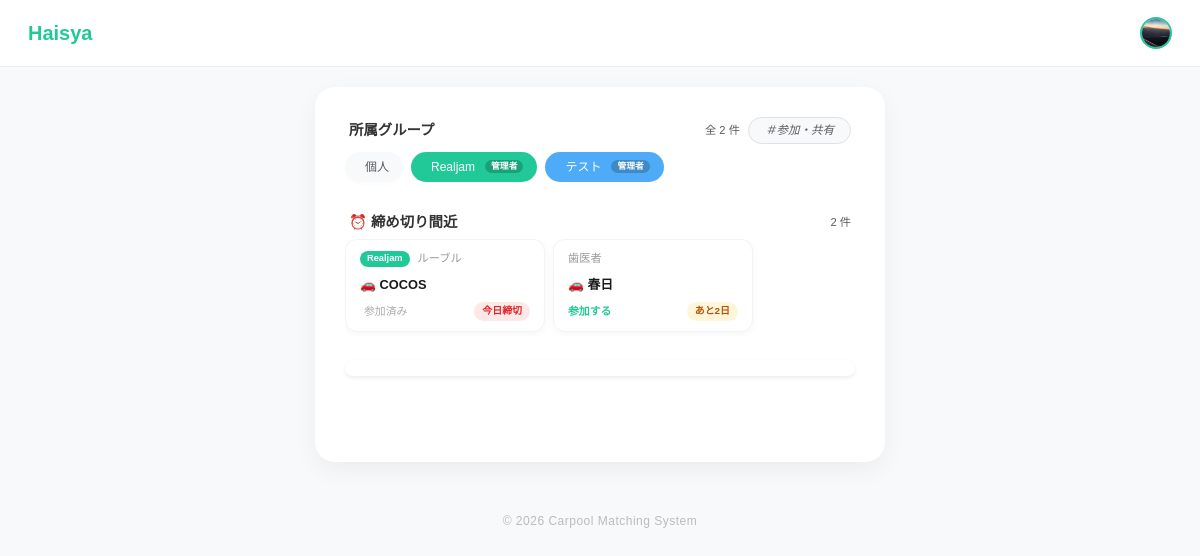
The page / (signed in) on the database its author committed.
### app/models/user.py (models this page shows, shortened)
class User(db.Model, UserMixin):
    __tablename__ = "users"
    id = db.Column(db.Integer, primary_key=True)
    username = db.Column(db.String(50), unique=True, nullable=False)
    password = db.Column(db.String(200), nullable=False)
    display_name = db.Column(db.String(50))
    icon = db.Column(db.String(200), default="default.png")
    genre = db.Column(db.String(50))  # 所属ジャンル
    age = db.Column(db.Integer)
    line_url = db.Column(db.String(200), nullable=True)
    insta_url = db.Column(db.String(200), nullable=True)

### app/models/group.py (models this page shows, shortened)
class GroupMember(db.Model):
    __tablename__ = 'group_members'
    user_id = db.Column(db.Integer, db.ForeignKey('users.id'), primary_key=True)
    group_id = db.Column(db.Integer, db.ForeignKey('groups.id'), primary_key=True)
    joined_at = db.Column(db.DateTime, default=datetime.utcnow)
    role = db.Column(db.String(20), default='member')
    group = db.relationship('Group', backref=db.backref('membership_list', lazy='dynamic', cascade="all, delete-orphan"))
    user = db.relationship('User', backref=db.backref('group_memberships', lazy='dynamic'))

class Group(db.Model):
    __tablename__ = 'groups'
    id = db.Column(db.Integer, primary_key=True)
    name = db.Column(db.String(100), nullable=False)
    invite_code = db.Column(db.String(10), unique=True, nullable=False, index=True)
    created_at = db.Column(db.DateTime, default=datetime.utcnow)
    color = db.Column(db.String(7), default='#20c997')  # ← これがあるか？
    events = db.relationship('Event', backref='group', lazy=True, cascade="all, delete-orphan")

### app/models/room.py (models this page shows, shortened)
class Room(db.Model):
    __tablename__ = "rooms"
    id = db.Column(db.Integer, primary_key=True)
    name = db.Column(db.String(200), nullable=False)
    description = db.Column(db.Text)
    sections = db.Column(db.Integer, default=1)
    event_id = db.Column(db.Integer, db.ForeignKey("events.id"), nullable=False)
    created_by = db.Column(db.Integer, db.ForeignKey("users.id"), nullable=False)
    deadline = db.Column(db.DateTime)
    matching_method = db.Column(db.String(50), default="default")
    created_at = db.Column(db.DateTime, default=datetime.utcnow)
    entries = db.relationship("Entry", backref="room", lazy=True, cascade="all, delete-orphan")

### app/models/event.py (models this page shows, shortened)
class Event(db.Model):
    __tablename__ = 'events'
    id = db.Column(db.Integer, primary_key=True)
    title = db.Column(db.String(100), nullable=False)
    group_id = db.Column(db.Integer, db.ForeignKey('groups.id'), nullable=True)
    location = db.Column(db.String(200))
    start_time = db.Column(db.DateTime, nullable=False)
    end_time = db.Column(db.DateTime)
    join_code = db.Column(db.String(10), unique=True, nullable=False)
    description = db.Column(db.Text, nullable=True)
    needs_car = db.Column(db.Boolean, default=True)
    created_by = db.Column(db.Integer, db.ForeignKey('users.id'), nullable=False)
    created_at = db.Column(db.DateTime, default=datetime.utcnow)
    creator = db.relationship("User", backref=db.backref("created_events", lazy=True))
    rooms = db.relationship(
        "Room",
        backref="event",
        lazy=True,
        cascade="all, delete-orphan"
    )

### app/__init__.py (the view)
    @app.route("/")
    def index():
        from flask import render_template
        from flask_login import current_user
        from .models.group import GroupMember
        from .models.room import Room
        from .models.event import Event
        from .models.entry import Entry
        from datetime import datetime, timedelta
        from sqlalchemy.orm import joinedload
        if not current_user.is_authenticated:
            return render_template("home.html", my_groups=[], deadline_rooms=[])
        my_group_memberships = GroupMember.query.filter_by(user_id=current_user.id).all()
        my_group_ids = [gm.group_id for gm in my_group_memberships]
        now = datetime.utcnow()
        soon = now + timedelta(days=7)
        deadline_rooms = Room.query.join(Event).options(
            joinedload(Room.event),
            joinedload(Room.entries)
        ).filter(
            (Event.group_id.in_(my_group_ids)) | (Event.created_by == current_user.id),
            Room.deadline != None,
            Room.deadline >= now,
            Room.deadline <= soon
        ).order_by(Room.deadline.asc()).all()
        my_entry_room_ids = {e.room_id for e in Entry.query.filter_by(user_id=current_user.id).all()}
        return render_template(
            "home.html",
            my_groups=my_group_memberships,
            deadline_rooms=deadline_rooms,
            my_entry_room_ids=my_entry_room_ids,
            now=now,
        )

### app/models/user.py (called while the page is built)
@login_manager.user_loader
def load_user(user_id):
    return User.query.get(int(user_id))

### app/templates/home.html (shortened to what this page needs)
{% extends "layout.html" %}
{% block content %}
{% from 'macros/avatar.html' import avatar %}
<div class="mb-4">
    <div class="d-flex justify-content-between align-items-center mb-2 px-1">
        <h6 class="fw-bold mb-0" style="font-size: 0.9rem;">所属グループ</h6>
        <div class="d-flex align-items-center gap-2">
            <span class="text-muted" style="font-size: 0.7rem;">全 {{ my_groups|length if my_groups else 0 }} 件</span>
            <a href="{{ url_for('events.join_by_code') }}"
               class="btn btn-sm btn-light border rounded-pill px-3 text-muted d-flex align-items-center gap-1"
               style="font-size: 0.72rem; padding-top: 4px; padding-bottom: 4px;">
                <i class="bi bi-hash">＃参加・共有</i>
            </a>
        </div>
    </div>
    <div class="d-flex gap-2 overflow-auto pb-2" style="white-space: nowrap; scrollbar-width: none;">
        <div class="group-badge bg-light border-0 text-muted">
             個人
        </div>
        {% if my_groups %}
            {% for gm in my_groups %}
            <a href="{{ url_for('events.group_detail', group_id=gm.group.id) }}" class="text-decoration-none">
                <div class="group-badge border-0" style="background: {{ gm.group.color }}; color: white;">
                    <span class="me-1">{{ gm.group.name }}</span>
                    {% if gm.role == 'admin' %}
                        <span class="badge rounded-pill border-0" style="background: rgba(0,0,0,0.2); font-size: 0.55rem; padding: 2px 6px;">管理者</span>
                    {% endif %}
                </div>
            </a>
            {% endfor %}
        {% endif %}
    </div>
</div>
{% if deadline_rooms %}
<div class="mb-4">
    <div class="d-flex justify-content-between align-items-center mb-2 px-1">
        <h6 class="fw-bold mb-0" style="font-size: 0.9rem;">⏰ 締め切り間近</h6>
        <span class="text-muted" style="font-size: 0.7rem;">{{ deadline_rooms|length }} 件</span>
    </div>
    <div class="d-flex gap-2 overflow-auto pb-1" style="scrollbar-width: none;">
        {% for room in deadline_rooms %}
        {% set days_left = ((room.deadline - now).days) if room.deadline else 0 %}
        <a href="{{ url_for('rooms.room_detail', room_id=room.id) }}" class="text-decoration-none flex-shrink-0">
            <div class="deadline-room-card">
                <div class="d-flex align-items-center gap-2 mb-2">
                    {% if room.event.group %}
                    <span class="deadline-group-badge" style="background: {{ room.event.group.color }};">
                        {{ room.event.group.name }}
                    </span>
                    {% endif %}
                    <span class="deadline-event-name text-truncate">{{ room.event.title }}</span>
                </div>
                <div class="deadline-room-name mb-2">🚗 {{ room.name }}</div>
                <div class="d-flex justify-content-between align-items-center">
                    {% if room.id in my_entry_room_ids %}
                    <span class="deadline-status-joined">参加済み</span>
                    {% else %}
                    <span class="deadline-status-join">参加する </span>
                    {% endif %}
                    <span class="deadline-days {% if days_left <= 1 %}deadline-urgent{% elif days_left <= 3 %}deadline-soon{% endif %}">
                        {% if days_left == 0 %}今日締切{% elif days_left == 1 %}明日締切{% else %}あと{{ days_left }}日{% endif %}
                    </span>
                </div>
            </div>
        </a>
        {% endfor %}
    </div>
</div>
{% endif %}
<div id="calendar" class="mb-3 shadow-sm rounded-4 p-2 bg-white"></div>
<div class="page-bottom-spacer"></div>
<div class="day-sheet-overlay" id="daySheetOverlay"></div>
{% endblock %}

### app/templates/layout.html (shortened to what this page needs)
<!DOCTYPE html>
<html lang="ja">
<head>
    <link href="https://cdn.jsdelivr.net/npm/bootstrap@5.3.3/dist/css/bootstrap.min.css" rel="stylesheet">
    <link rel="stylesheet" href="{{ url_for('static', filename='main.css') }}">
</head>
<body>
<nav class="navbar navbar-walica sticky-top">
    <div class="container-fluid d-flex align-items-center">
        <a class="navbar-brand" href="/">Haisya</a>
        <div class="ms-auto d-flex align-items-center">
            {% if current_user.is_authenticated %}
                {% set has_icon = current_user.icon and current_user.icon != 'default.png' %}
                <div class="dropdown ms-3">
                    <button class="btn p-0 border-0 bg-transparent" type="button"
                            data-bs-toggle="dropdown" aria-expanded="false">
                        {% if has_icon %}
                        <img src="{{ url_for('static', filename=current_user.icon) }}"
                            alt="プロフィール"
                            class="rounded-circle"
                            style="width: 32px; height: 32px; object-fit: cover;
                                    border: 2px solid var(--walica-green);">
                        {% endif %}
                    </button>
                </div>
            {% else %}
                <a href="/login" class="nav-link-custom">ログイン</a>
                <a href="/register" class="btn btn-walica-reverce ms-3 py-1 px-3" style="font-size:0.85rem;">新規登録</a>
            {% endif %}
        </div>
    </div>
</nav>
<div class="main-container">
    <div class="main-card">
        {% block content %}{% endblock %}
    </div>
    <footer>
        &copy; 2026 Carpool Matching System
    </footer>
</div>
</body>
</html>

### app/static/main.css (style rules this page uses)
:root { --main-color: #eeeeee; --bg-color: white; }

### app/templates/layout.html (style rules this page uses)
:root { --walica-green: #20c997; --bg-color: #f8f9fa; --text-dark: #333333; }
body { background-color: var(--bg-color); font-family: 'Noto Sans JP', sans-serif; color: var(--text-dark); }
.navbar-walica { background-color: white; border-bottom: 1px solid #eee; padding: 0.8rem 1rem; }
.navbar-brand { font-weight: 700; color: var(--walica-green) !important; font-size: 1.25rem; }
.main-container { max-width: 600px; margin: 20px auto; padding: 0 15px; }
.main-card { background: white; border-radius: 20px; padding: 30px; box-shadow: 0 8px 24px rgba(0, 0, 0, 0.05); border: none; }
footer { color: #bbb; margin: 50px 0 30px; text-align: center; font-size: 12px; letter-spacing: 0.5px; }

### app/templates/home.html (style rules this page uses)
:root { --fc-border-color: #f1f3f5; --fc-today-bg-color: rgba(32, 201, 151, 0.06); }
.group-badge { font-size: 0.75rem; padding: 6px 14px; border-radius: 50px; background: white; color: var(--text-dark); border: 1px solid #dee2e6; display: flex; align-items: center; gap: 6px; box-shadow: 0 2px 4px rgba(0,0,0,0.02); flex-shrink: 0; }
.day-sheet-overlay { position: fixed; inset: 0; z-index: 1049; pointer-events: none; }
.page-bottom-spacer { height: 40px; }
.deadline-room-card { background: white; border-radius: 12px; padding: 10px 14px; box-shadow: 0 2px 8px rgba(0,0,0,0.04); border: 1px solid #f1f3f5; transition: background 0.15s; width: 200px; min-width: 200px; }
.deadline-group-badge { font-size: 0.58rem; font-weight: 700; color: white; padding: 1px 7px; border-radius: 20px; flex-shrink: 0; }
.deadline-event-name { font-size: 0.7rem; color: #999; }
.deadline-room-name { font-size: 0.8rem; font-weight: 600; color: #1a1a1a; }
.deadline-status-joined { font-size: 0.68rem; color: #aaa; font-weight: 500; }
.deadline-status-join { font-size: 0.68rem; color: var(--walica-green); font-weight: 600; }
.deadline-days { font-size: 0.62rem; font-weight: 700; padding: 2px 8px; border-radius: 20px; background: #f1f3f5; color: #888; }
.deadline-soon { background: rgba(255,193,7,0.15); color: #b45309; }
.deadline-urgent { background: rgba(239,68,68,0.12); color: #dc2626; }

### rows shown on the page
User: icon (picture)
GroupMember: group.name "Realjam", role "管理者"
GroupMember: group.name "テスト", role "管理者"
Room: event.group.name "Realjam", event "ルーブル", name "COCOS", shows "参加済み", shows "今日締切"
Room: event "歯医者", name "春日", shows "参加する"

### other values the page prints
{{ my_groups|length if my_groups else 0 }} "2"
{{ deadline_rooms|length }} "2"
